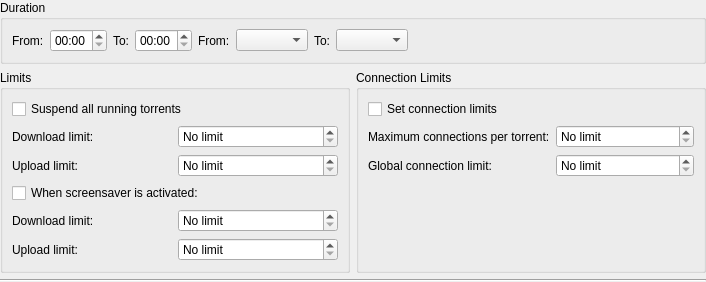
<?xml version="1.0" encoding="UTF-8"?>
<ui version="4.0">
 <class>EditItemDlg</class>
 <widget class="QWidget" name="EditItemDlg">
  <property name="geometry">
   <rect>
    <x>0</x>
    <y>0</y>
    <width>706</width>
    <height>279</height>
   </rect>
  </property>
  <property name="windowTitle">
   <string>Edit an item</string>
  </property>
  <layout class="QVBoxLayout" name="verticalLayout_3">
   <property name="margin">
    <number>0</number>
   </property>
   <item>
    <widget class="QGroupBox" name="groupBox_2">
     <property name="title">
      <string>Duration</string>
     </property>
     <layout class="QHBoxLayout" name="horizontalLayout_2">
      <item>
       <layout class="QHBoxLayout">
        <item>
         <widget class="QLabel" name="label_3">
          <property name="text">
           <string>From:</string>
          </property>
         </widget>
        </item>
        <item>
         <widget class="QTimeEdit" name="m_from">
          <property name="displayFormat">
           <string>hh:mm</string>
          </property>
         </widget>
        </item>
        <item>
         <widget class="QLabel" name="label_4">
          <property name="text">
           <string>To:</string>
          </property>
         </widget>
        </item>
        <item>
         <widget class="QTimeEdit" name="m_to">
          <property name="displayFormat">
           <string>hh:mm</string>
          </property>
         </widget>
        </item>
       </layout>
      </item>
      <item>
       <layout class="QHBoxLayout" name="horizontalLayout">
        <item>
         <widget class="QLabel" name="label_5">
          <property name="text">
           <string>From:</string>
          </property>
         </widget>
        </item>
        <item>
         <widget class="QComboBox" name="m_start_day"/>
        </item>
        <item>
         <widget class="QLabel" name="label_10">
          <property name="text">
           <string>To:</string>
          </property>
         </widget>
        </item>
        <item>
         <widget class="QComboBox" name="m_end_day"/>
        </item>
       </layout>
      </item>
      <item>
       <spacer name="horizontalSpacer">
        <property name="orientation">
         <enum>Qt::Horizontal</enum>
        </property>
        <property name="sizeHint" stdset="0">
         <size>
          <width>40</width>
          <height>20</height>
         </size>
        </property>
       </spacer>
      </item>
     </layout>
    </widget>
   </item>
   <item>
    <layout class="QHBoxLayout" name="horizontalLayout_3">
     <item>
      <widget class="QGroupBox" name="groupBox">
       <property name="title">
        <string>Limits</string>
       </property>
       <layout class="QVBoxLayout" name="verticalLayout_2">
        <item>
         <widget class="QCheckBox" name="m_suspended">
          <property name="text">
           <string>Suspend all running torrents</string>
          </property>
         </widget>
        </item>
        <item>
         <layout class="QGridLayout">
          <item row="0" column="0">
           <widget class="QLabel" name="label">
            <property name="text">
             <string>Download limit:</string>
            </property>
           </widget>
          </item>
          <item row="0" column="1">
           <widget class="QSpinBox" name="m_download_limit">
            <property name="specialValueText">
             <string>No limit</string>
            </property>
            <property name="suffix">
             <string> KiB/s</string>
            </property>
            <property name="maximum">
             <number>10000000</number>
            </property>
           </widget>
          </item>
          <item row="1" column="0">
           <widget class="QLabel" name="label_2">
            <property name="text">
             <string>Upload limit:</string>
            </property>
           </widget>
          </item>
          <item row="1" column="1">
           <widget class="QSpinBox" name="m_upload_limit">
            <property name="specialValueText">
             <string>No limit</string>
            </property>
            <property name="suffix">
             <string> KiB/s</string>
            </property>
            <property name="maximum">
             <number>10000000</number>
            </property>
           </widget>
          </item>
         </layout>
        </item>
        <item>
         <widget class="QCheckBox" name="m_screensaver_limits">
          <property name="text">
           <string>When screensaver is activated:</string>
          </property>
         </widget>
        </item>
        <item>
         <layout class="QGridLayout" name="_2">
          <item row="0" column="0">
           <widget class="QLabel" name="label_8">
            <property name="text">
             <string>Download limit:</string>
            </property>
           </widget>
          </item>
          <item row="0" column="1">
           <widget class="QSpinBox" name="m_ss_download_limit">
            <property name="specialValueText">
             <string>No limit</string>
            </property>
            <property name="suffix">
             <string> KiB/s</string>
            </property>
            <property name="maximum">
             <number>10000000</number>
            </property>
           </widget>
          </item>
          <item row="1" column="0">
           <widget class="QLabel" name="label_9">
            <property name="text">
             <string>Upload limit:</string>
            </property>
           </widget>
          </item>
          <item row="1" column="1">
           <widget class="QSpinBox" name="m_ss_upload_limit">
            <property name="specialValueText">
             <string>No limit</string>
            </property>
            <property name="suffix">
             <string> KiB/s</string>
            </property>
            <property name="maximum">
             <number>10000000</number>
            </property>
           </widget>
          </item>
         </layout>
        </item>
       </layout>
      </widget>
     </item>
     <item>
      <widget class="QGroupBox" name="groupBox_3">
       <property name="title">
        <string>Connection Limits</string>
       </property>
       <layout class="QVBoxLayout" name="verticalLayout">
        <item>
         <widget class="QCheckBox" name="m_set_connection_limits">
          <property name="text">
           <string>Set connection limits</string>
          </property>
         </widget>
        </item>
        <item>
         <layout class="QGridLayout">
          <item row="0" column="0">
           <widget class="QLabel" name="label_7">
            <property name="text">
             <string>Maximum connections per torrent:</string>
            </property>
           </widget>
          </item>
          <item row="0" column="1">
           <widget class="QSpinBox" name="m_max_conn_per_torrent">
            <property name="specialValueText">
             <string>No limit</string>
            </property>
            <property name="maximum">
             <number>99999</number>
            </property>
           </widget>
          </item>
          <item row="1" column="0">
           <widget class="QLabel" name="label_6">
            <property name="text">
             <string>Global connection limit:</string>
            </property>
           </widget>
          </item>
          <item row="1" column="1">
           <widget class="QSpinBox" name="m_max_conn_global">
            <property name="specialValueText">
             <string>No limit</string>
            </property>
            <property name="maximum">
             <number>99999</number>
            </property>
            <property name="value">
             <number>0</number>
            </property>
           </widget>
          </item>
         </layout>
        </item>
        <item>
         <spacer name="verticalSpacer">
          <property name="orientation">
           <enum>Qt::Vertical</enum>
          </property>
          <property name="sizeHint" stdset="0">
           <size>
            <width>20</width>
            <height>40</height>
           </size>
          </property>
         </spacer>
        </item>
       </layout>
      </widget>
     </item>
    </layout>
   </item>
   <item>
    <widget class="Line" name="line">
     <property name="orientation">
      <enum>Qt::Horizontal</enum>
     </property>
    </widget>
   </item>
  </layout>
 </widget>
 <resources/>
 <connections>
  <connection>
   <sender>m_set_connection_limits</sender>
   <signal>toggled(bool)</signal>
   <receiver>m_max_conn_per_torrent</receiver>
   <slot>setEnabled(bool)</slot>
   <hints>
    <hint type="sourcelabel">
     <x>381</x>
     <y>59</y>
    </hint>
    <hint type="destinationlabel">
     <x>547</x>
     <y>93</y>
    </hint>
   </hints>
  </connection>
  <connection>
   <sender>m_set_connection_limits</sender>
   <signal>toggled(bool)</signal>
   <receiver>m_max_conn_global</receiver>
   <slot>setEnabled(bool)</slot>
   <hints>
    <hint type="sourcelabel">
     <x>327</x>
     <y>59</y>
    </hint>
    <hint type="destinationlabel">
     <x>547</x>
     <y>126</y>
    </hint>
   </hints>
  </connection>
 </connections>
</ui>
